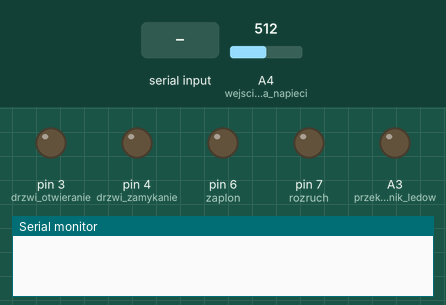
This sketch was run on a simulated Arduino Uno, built with avr-gcc and run on an emulated ATmega328P. Parts: output pins drawn as LEDs (lit = HIGH), the last lines printed to the serial monitor. The test bench sets the inputs (shaded band); at power-on: A4 (wejscie_dzielnika_napieci) = 512.

Above: at 1.2 s.
1.3 s: "foto" received over Serial
At 2.31 s:
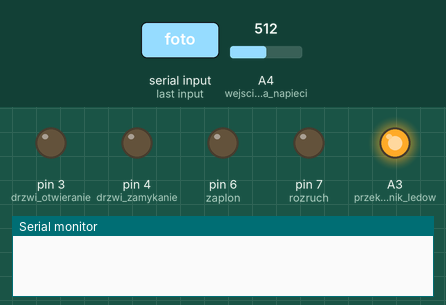
3.8 s: "zaplon_on" received over Serial
At 5.1 s:
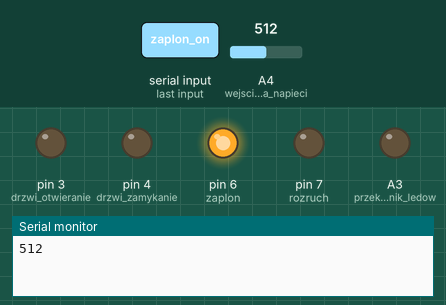
6.3 s: "otworz" received over Serial
At 7.7 s:
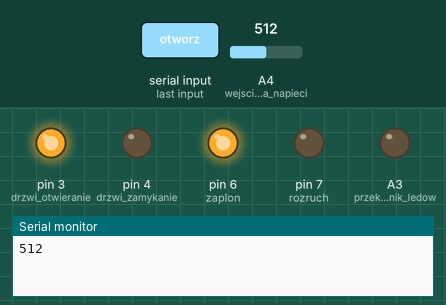
9.3 s: "zamknij" received over Serial
At 10.7 s:
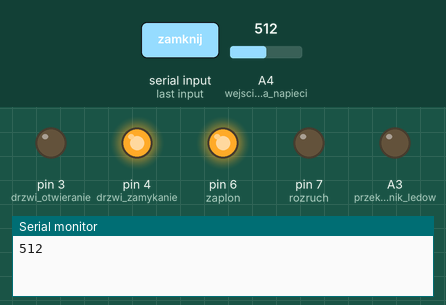
12.3 s: "foto" received over Serial
At 13.31 s:
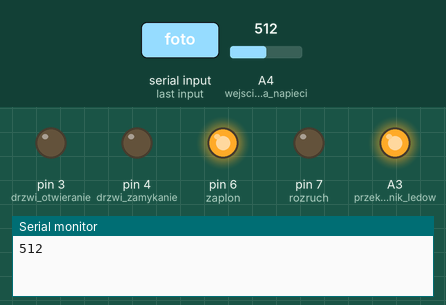
14.8 s: "zaplon_off" received over Serial
At 17.2 s:
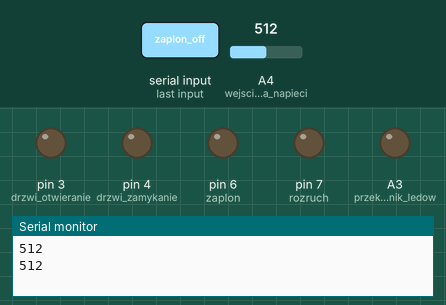
Timing chart, 0 to 18.3 s (numbered marks = the images above; inputs shaded):
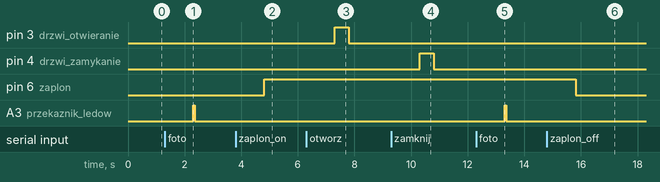

Measured:
- after the input at 1.3 s, A3 (przekaznik_ledow): LOW → HIGH after 1.0 s, → LOW 0.05 s later
- after the input at 3.8 s, pin 6 (zaplon): LOW → HIGH after 1.0 s
- after the input at 6.3 s, pin 3 (drzwi_otwieranie): LOW → HIGH after 1.0 s, → LOW 0.50 s later
- after the input at 9.3 s, pin 4 (drzwi_zamykanie): LOW → HIGH after 1.0 s, → LOW 0.50 s later
- after the input at 12.3 s, A3 (przekaznik_ledow): LOW → HIGH after 1.0 s, → LOW 0.05 s later
- after the input at 14.8 s, pin 6 (zaplon): HIGH → LOW after 1.0 s

The sketch:

arduino.ino
```cpp
void setup() {
  pinMode(6, OUTPUT); //zaplon
  pinMode(7, OUTPUT); //rozruch
  pinMode(A3, OUTPUT); //przekaznik ledow
  pinMode(A4, INPUT); //wejscie dzielnika napiecia z fotoresyztorem
  pinMode(4, OUTPUT); //drzwi zamykanie
  pinMode(3, OUTPUT); //drzwi otwieranie

  digitalWrite(7, LOW); //rozruch
  digitalWrite(6, LOW); //zaplon
  digitalWrite(A3, LOW); //ledy off
  digitalWrite(4, LOW);
  digitalWrite(3, LOW);

  Serial.begin(9600);
}

int fotorezystor(){
  digitalWrite(A3, HIGH);
  delay(50);
  int a = analogRead(A4);
  digitalWrite(A3, LOW);
  return(a);
}

void zaplon_on(){
    digitalWrite(6, HIGH); //zapłon
}

void zaplon_off(){
  digitalWrite(6, LOW);
}

void rozruch(int ms){
  digitalWrite(7, HIGH);
  delay(ms);
  digitalWrite(7, LOW);
}

void zamknij(){
  digitalWrite(4, HIGH);
  delay(500);
  digitalWrite(4, LOW);
}

void otworz(){
  digitalWrite(3, HIGH);
  delay(500);
  digitalWrite(3, LOW);
}

void loop() {
  String s;
  if(Serial.available()){
    s = Serial.readString();
    if(s == "zaplon_off") zaplon_off();
    else if(s == "zaplon_on") zaplon_on();
    else if(s == "foto") Serial.println(fotorezystor());
    else if(s == "otworz") otworz();
    else if(s == "zamknij") zamknij();
    else if(s.startsWith("rozruch")){
      int ms = s.substring(7).toInt();
      if(ms > 200 && ms < 3000) rozruch(ms);
      else Serial.println("Czas rozruchu poza dopuszczalnymi granicami!");
    }
    s = "";
  }
}
```
